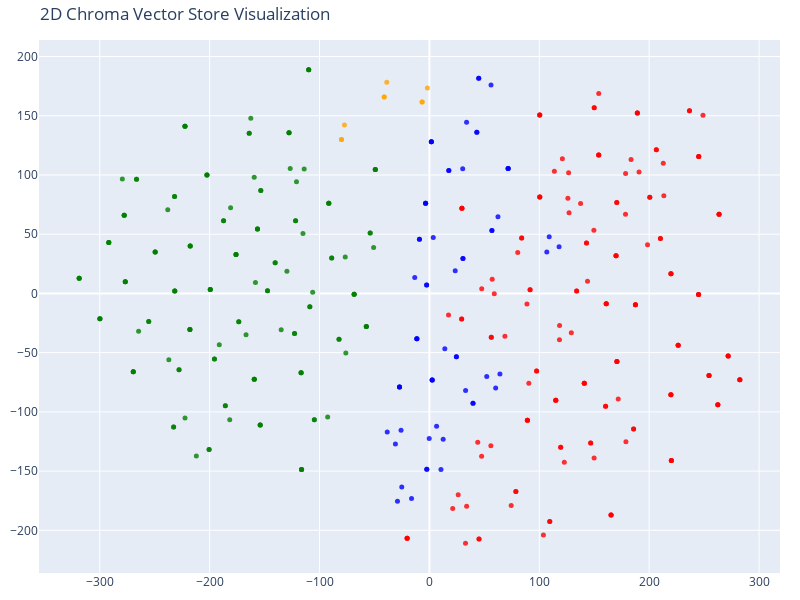

The cell this chart's notebook holds for it:
### Code cell
# We humans find it easier to visalize things in 2D!
# Reduce the dimensionality of the vectors to 2D using t-SNE
# (t-distributed stochastic neighbor embedding)

tsne = TSNE(n_components=2, random_state=42)
reduced_vectors = tsne.fit_transform(vectors)

# Create the 2D scatter plot
fig = go.Figure(data=[go.Scatter(
    x=reduced_vectors[:, 0],
    y=reduced_vectors[:, 1],
    mode='markers',
    marker=dict(size=5, color=colors, opacity=0.8),
    text=[f"Type: {t}<br>Text: {d[:100]}..." for t, d in zip(doc_types, documents)],
    hoverinfo='text'
)])

fig.update_layout(
    title='2D Chroma Vector Store Visualization',
    scene=dict(xaxis_title='x',yaxis_title='y'),
    width=800,
    height=600,
    margin=dict(r=20, b=10, l=10, t=40)
)

fig.show()

### Figure 1 — Plotly figure (JSON) as saved in the notebook; plotly's stock layout.template omitted (floating-point values rounded to 4 significant figures; data arrays with more than 128 entries replaced by an {"elided": "..."} marker saying what was removed)
{"data": [{"hoverinfo": "text", "marker": {"color": {"elided": "369 str values"}, "opacity": 0.8, "size": 5}, "mode": "markers", "text": {"elided": "369 str values"}, "type": "scatter", "x": {"elided": "369 float values"}, "y": {"elided": "369 float values"}}], "layout": {"height": 600, "margin": {"b": 10, "l": 10, "r": 20, "t": 40}, "scene": {"xaxis": {"title": {"text": "x"}}, "yaxis": {"title": {"text": "y"}}}, "title": {"text": "2D Chroma Vector Store Visualization"}, "width": 800}}
